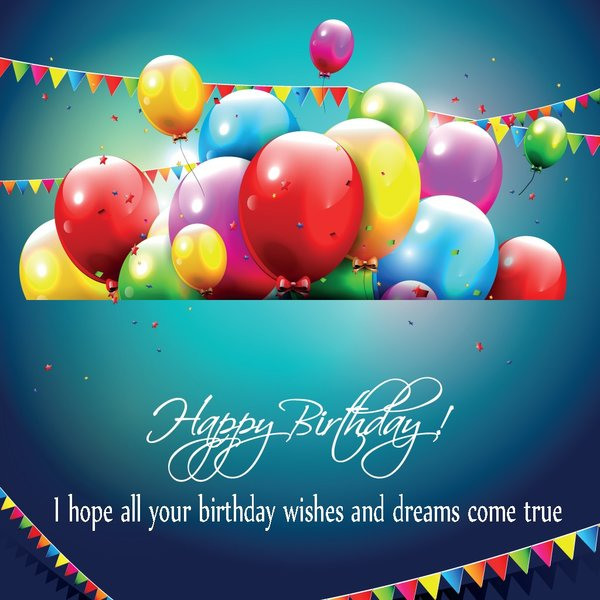
//> input picture OpenCV/example/example.jpg, 600 x 600 px
$ ./example_2-7 ../example/example.jpg   (built with g++ and OpenCV 4)
//> lines starting //> are read from the running program, lines starting //| are printed output that depends on the picture
/*
 * The Canny edge detector writes its output to a single-channel (grayscale) image
 */

#include <opencv2/opencv.hpp>

int main(int argc, char **argv) {
	cv::Mat img_rgb, img_gry, img_cny;

	cv::namedWindow("Example Gray", cv::WINDOW_AUTOSIZE);
	cv::namedWindow("Example Canny", cv::WINDOW_AUTOSIZE);

	img_rgb = cv::imread(argv[1]);
//> img_rgb is the input picture: 600 rows x 600 cols, CV_8UC3; mean B, G, R 130.3, 120.7, 84

	cv::cvtColor(img_rgb, img_gry, cv::COLOR_BGR2GRAY);
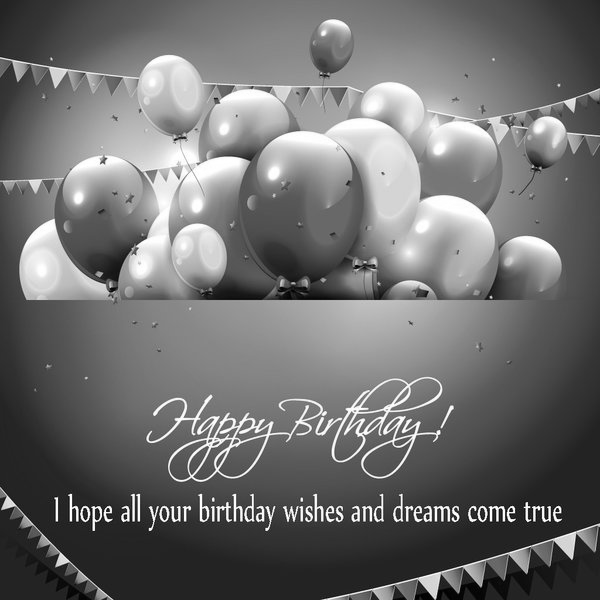
//> img_gry: 600 rows x 600 cols, CV_8UC1; min 0, max 255, mean 110.8
	cv::imshow("Example Gray", img_gry);

	cv::Canny(img_gry, img_cny, 10, 100, 3, true);
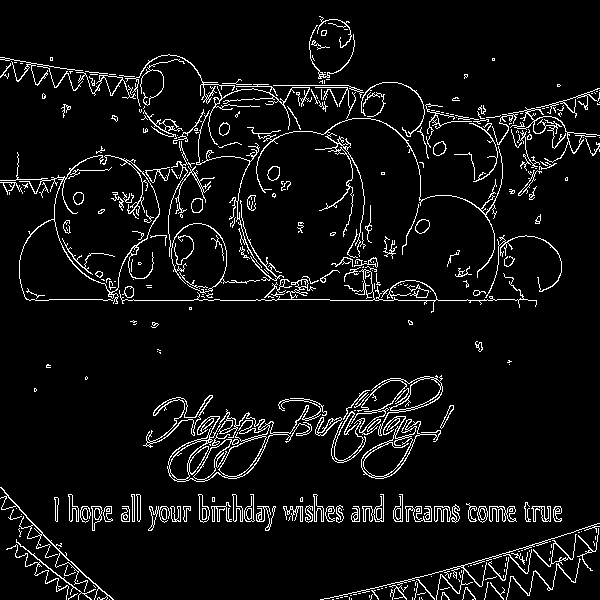
//> img_cny: 600 rows x 600 cols, CV_8UC1; 6.2% white in thin lines or dots
	cv::imshow("Example Canny", img_cny);

	cv::waitKey(0);

	cv::destroyWindow("Example Canny");
	cv::destroyWindow("Example Gray");

	return 0;
}
